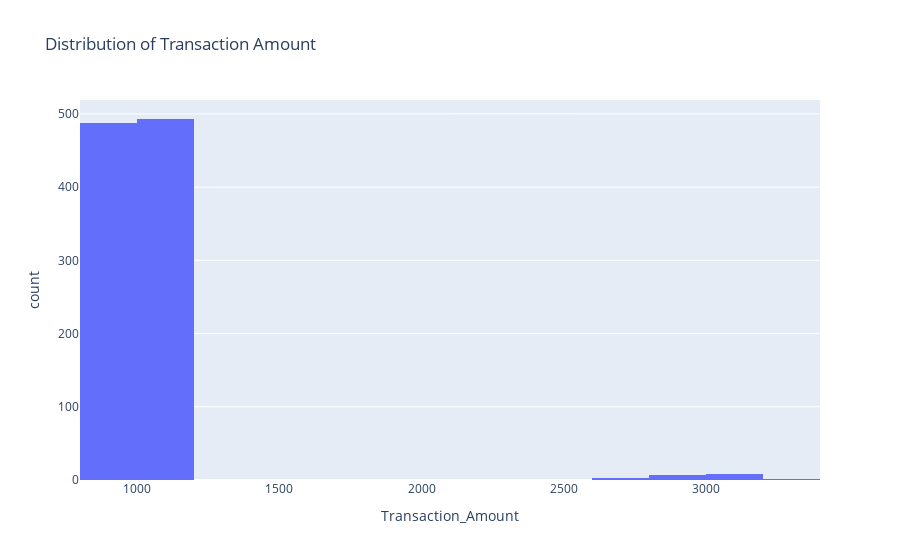

Write notebook code for a chart like this one.
### Code cell
fig_amount.show()

### Figure 1 — Plotly figure (JSON) as saved in the notebook; plotly's stock layout.template omitted (floating-point values rounded to 4 significant figures; data arrays with more than 128 entries replaced by an {"elided": "..."} marker saying what was removed)
{"data": [{"alignmentgroup": "True", "bingroup": "x", "hovertemplate": "Transaction_Amount=%{x}<br>count=%{y}<extra></extra>", "legendgroup": "", "marker": {"color": "#636efa", "pattern": {"shape": ""}}, "name": "", "nbinsx": 20, "offsetgroup": "", "orientation": "v", "showlegend": false, "type": "histogram", "x": {"elided": "1000 float values"}, "xaxis": "x", "yaxis": "y"}], "layout": {"barmode": "relative", "legend": {"tracegroupgap": 0}, "title": {"text": "Distribution of Transaction Amount"}, "xaxis": {"anchor": "y", "domain": [0, 1], "title": {"text": "Transaction_Amount"}}, "yaxis": {"anchor": "x", "domain": [0, 1], "title": {"text": "count"}}}}
